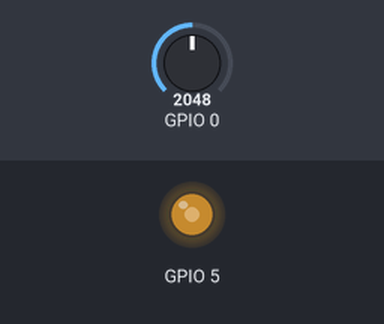
Recording of a sketch running on a simulated ESP32. Shown: output pins drawn as LEDs (lit = HIGH). The test bench sets the inputs (shaded band); at power-on: GPIO 0 = 2048.

Above: at 1.2 s.
1.3 s: GPIO 0 set to 2866
At 2.0 s:
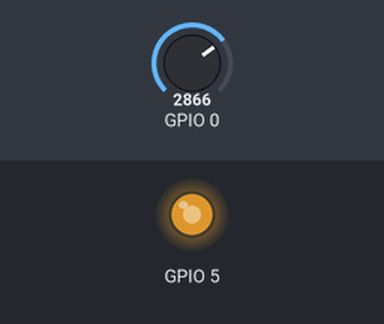
2.8 s: GPIO 0 set to 3603
At 3.2 s:
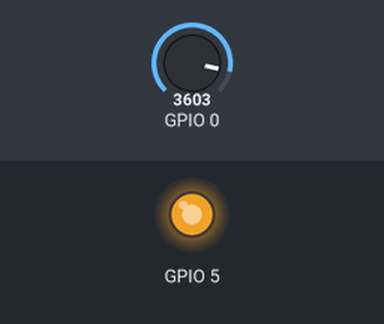
4.3 s: GPIO 0 set to 491
At 5.5 s:
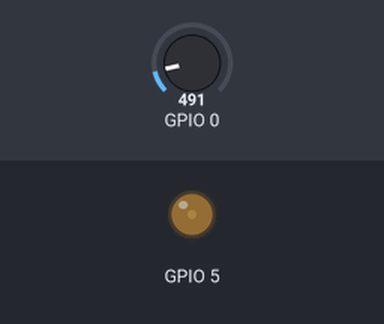
5.8 s: GPIO 0 set to 0
At 6.4 s:
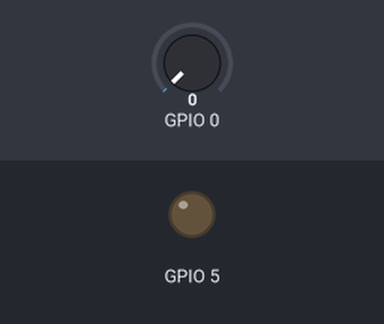
Timing chart, 0 to 8.3 s (numbered marks = the images above; inputs shaded):
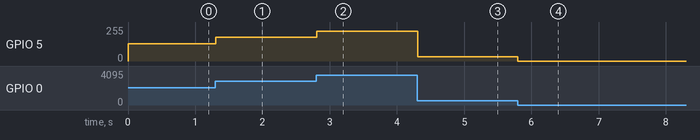

The sketch:

L004_analog.ino
```cpp
void setup() {
  // (仅用于ESP32) 设置ADC的衰减度，以确保能测量0-3.3V的全范围电压。
  //    如果没有这行，默认量程可能只有0-1.1V，导致读数不准。
  //  *严重警告*
  // esp32版本3.3使用api有变化，网络上的代码绝大多数和3.3不兼容
  // 务必参考最新官方手册编写代码
  analogSetAttenuation(ADC_11db);

  // 步骤 1: 配置参数 (ledcSetup)
  // 为指定的引脚，设定频率(freq)和分辨率(resolution)
  ledcAttach(5, 5000, 12);

  pinMode(0, INPUT);
}

void loop() {
  // 读取摇杆的模拟值 (范围 0 - 4095)
  int joystickValue = analogRead(0);

  // 步骤 3: 写入数值 (ledcWrite)
  // 向我们配置好的PWM通道(channel)写入摇杆的数值(value)
  // 因为ADC和PWM分辨率都是12位，所以无需map()函数即可完美对应
  ledcWrite(5, joystickValue);


  // 短暂延时
  delay(10);
}
```

Measured:
- after the input at 1.3 s, GPIO 5: 128/255 → 178/255 at once
- after the input at 2.8 s, GPIO 5: 178/255 → 224/255 at once
- after the input at 4.3 s, GPIO 5: 224/255 → 31/255 at once
- after the input at 5.8 s, GPIO 5: 31/255 → 0/255 at once
